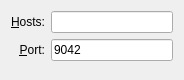
<?xml version="1.0" encoding="UTF-8"?>
<ui version="4.0">
 <class>Form</class>
 <widget class="QWidget" name="Form">
  <property name="geometry">
   <rect>
    <x>0</x>
    <y>0</y>
    <width>184</width>
    <height>80</height>
   </rect>
  </property>
  <property name="windowTitle">
   <string>Form</string>
  </property>
  <layout class="QVBoxLayout" name="verticalLayout">
   <item>
    <layout class="QGridLayout" name="gridLayout">
     <item row="0" column="0">
      <widget class="QLabel" name="label">
       <property name="text">
        <string>&amp;Hosts:</string>
       </property>
       <property name="alignment">
        <set>Qt::AlignRight|Qt::AlignTrailing|Qt::AlignVCenter</set>
       </property>
       <property name="buddy">
        <cstring>hostsLineEdit</cstring>
       </property>
      </widget>
     </item>
     <item row="0" column="1">
      <widget class="QLineEdit" name="hostsLineEdit"/>
     </item>
     <item row="1" column="0">
      <widget class="QLabel" name="label_2">
       <property name="text">
        <string>&amp;Port:</string>
       </property>
       <property name="alignment">
        <set>Qt::AlignRight|Qt::AlignTrailing|Qt::AlignVCenter</set>
       </property>
       <property name="buddy">
        <cstring>portLineEdit</cstring>
       </property>
      </widget>
     </item>
     <item row="1" column="1">
      <widget class="QLineEdit" name="portLineEdit">
       <property name="text">
        <string>9042</string>
       </property>
      </widget>
     </item>
    </layout>
   </item>
   <item>
    <spacer name="verticalSpacer">
     <property name="orientation">
      <enum>Qt::Vertical</enum>
     </property>
     <property name="sizeHint" stdset="0">
      <size>
       <width>20</width>
       <height>5</height>
      </size>
     </property>
    </spacer>
   </item>
  </layout>
 </widget>
 <resources/>
 <connections/>
</ui>
